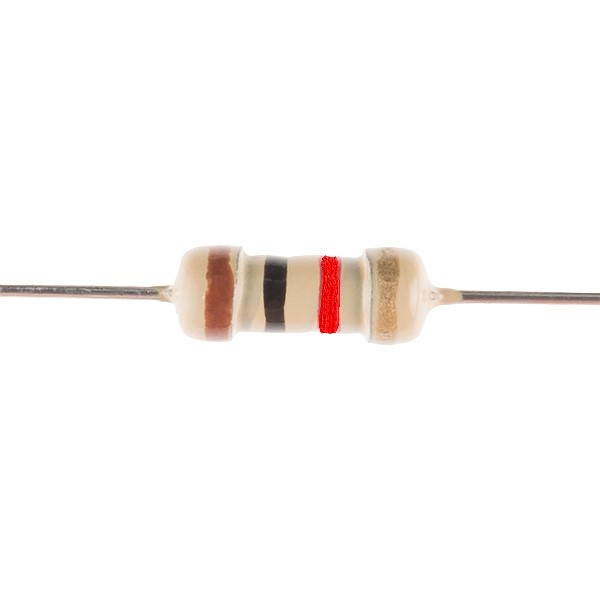
#> input picture res1k.jpg, 600 x 600 px
$ python -i code.py   (imports and definitions only)
#> lines starting #> are read from the running program, lines starting #| are printed output that depends on the picture; after the words box and inside, x2 and y2 are one past the last pixel; in counts of white or black regions, pixels touching at a corner belong together
#> further down, picture is the input picture: shape (600, 600, 3); mean B, G, R 246.9, 248.3, 250.8
# Import các thư viện cần thiết
import cv2
import numpy as np
## Các thư viện để tạo GUI
from PIL import ImageTk
import PIL.Image
import math
from tkinter import *

# Define các biến cần thiết
#Lower_HSV / Upper_HSV / Name / thứ tự / giá trị BGR
#Lower/Upper là phạm vi giá trị màu trong không gian màu HSV
#OpenCV uses H: 0-179, S: 0-255, V: 0-255
COLOUR_BOUNDS = [
    [(0, 0, 0), (179, 255, 100), "BLACK", 0, (0, 0, 0)], # trong openCV Hue có giá trị từ 0-179
    [(0, 100, 20), (20, 255, 200), "BROWN", 1, (0, 51, 102)],
    [(0, 175, 20), (5, 255, 255), "RED", 2, (0, 0, 255)],
    [(5, 150, 150), (15, 235, 255), "ORANGE", 3, (0, 128, 255)],
    [(20, 70, 200), (70, 255, 255), "YELLOW", 4, (0, 255, 255)],
    [(40, 100, 20), (70, 255, 255), "GREEN", 5, (0, 255, 0)],
    [(90, 80, 2), (130, 255, 255), "BLUE", 6, (255, 0, 0)],
    [(120, 100, 100), (150, 255, 255), "VIOLET", 7, (255, 0, 127)],
    [(0, 0, 50), (175, 50, 255), "GRAY", 8, (128, 128, 128)],
    [(0, 0, 168), (174, 111, 255), "WHITE", 9, (255, 255, 255)],
]
# Màu đỏ có 2 phạm vi giá trị màu
RED_TOP_LOWER = (169, 175, 20)
RED_TOP_UPPER = (179, 255, 20)

# Các hàm trong chương trình
######################################## Dùng videocapture từ điện thoại
# Khởi tạo Haar Cascade và VideoCapture
# [29 lines left out: functions init, findResistors, not called in this run]
# Trả về giá trị True nếu contour hợp lệ và ngược lại
def validContour(cnt):
    #tìm contour có diện tích đủ lớn và đúng vs tỉ lệ kích thước
    if(cv2.contourArea(cnt) < 100):   # Loại bỏ những contour có diện tích quá nhỏ
        return False
    else:
        # tạo 1 hình chữ nhật bao quanh bằng boundingRect
        x,y,w,h = cv2.boundingRect(cnt)   # gán x,y,w,h tương ứng vs tọa độ góc trái bên trên và chiều rộng, chiều cao hình chữ nhật
        aspectRatio = float(w)/h
        # Xét tỉ lệ giữa chiều rộng và chiều cao xem có thỏa đk hay ko
        if (aspectRatio > 0.4):
            return False
    return True
#TÌm vạch màu trên điện trở
# [85 lines left out: functions findBands, printResult, displayResults, not called in this run]

def findBands1(img):
    img1 = cv2.bilateralFilter(img, 40, 90, 90)  # Ảnh được làm mượt bằng bilateralFilter để lọc nhiễu
    # là một bộ lọc hiệu quả cao trong việc loạt bỏ nhiễu mà vẫn giữ lại được các đường viền (cạnh) trong ảnh.
    cv2.imshow('bilateralFilter',img1)
    img_gray = cv2.cvtColor(img1, cv2.COLOR_BGR2GRAY)  # Chuyển ảnh sang mức ảnh xám để phân ngưỡng ảnh
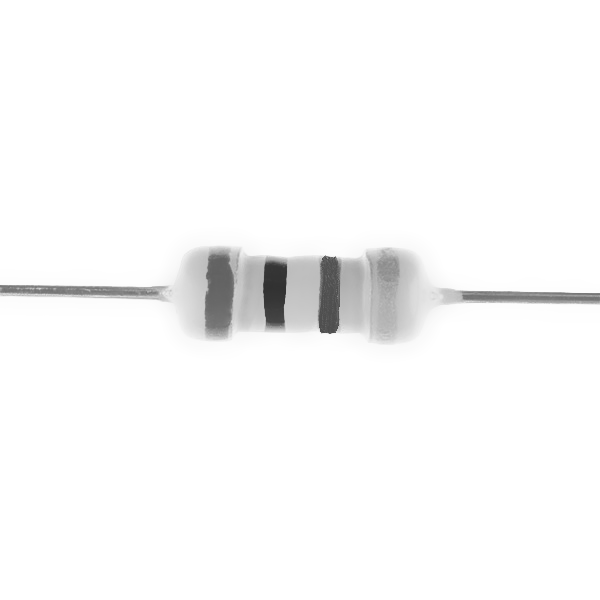
#> img_gray: shape (600, 600); min 49, max 255, mean 249

    img_hsv = cv2.cvtColor(img1, cv2.COLOR_BGR2HSV)  # Chuyển đổi ảnh sang kênh màu HSV
#> img_hsv: shape (600, 600, 3); mean H, S, V 1.7, 4.9, 250.9
    thresh = cv2.adaptiveThreshold(img_gray, 255, cv2.ADAPTIVE_THRESH_MEAN_C, cv2.THRESH_BINARY, 79,2)
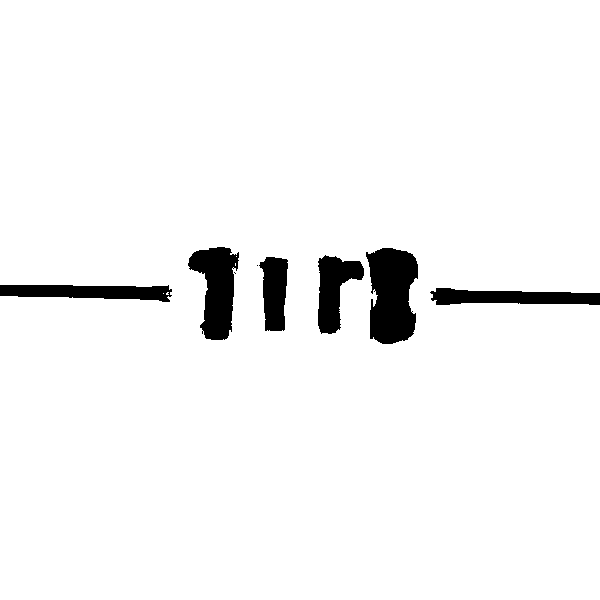
#> thresh: shape (600, 600); 95.9% white; 8 black regions (2 under 20 px), largest, box (x1, y1, x2, y2) and area: (366, 248, 418, 344) 3883, (188, 247, 239, 340) 2912, (0, 285, 172, 302) 2115, (430, 288, 600, 305) 2095, (318, 255, 364, 334) 2036, (259, 257, 288, 331) 1625
    # Phương pháp phân ngưỡng ở trên không phù hợp cho nhiều trường hợp,
    # như là ánh sáng không đồng đều trên ảnh. Trong trường hợp đó chúng ta dùng hàm adaptiveThreshold().
    # Phương thức này tính giá trị trung bình của các n điểm xung quanh pixel đó rồi trừ cho C chứ không lấy ngưỡng cố định
    # (n thường là số lẻ, còn C là số nguyên bất kỳ).
    # cv2.ADAPTIVE_THRESH_MEAN_C ngưỡng bằng giá trị trung bình các điểm ảnh xung quanh điểm đang xét
    # cv2.THRESH_BINARY giá trị điểm ảnh vượt qua ngưỡng thì cho bằng 255, ngược lại là 0
    # 59 là kích thước ma trận
    # 2 là sai số
    thresh = cv2.bitwise_not(thresh) # CHuyển giá trị màu từ 0 sang 255 và ngược lại
    cv2.imshow('thresh',thresh)
    bandpos = []
    # Phát hiện màu sắc
    for clr in COLOUR_BOUNDS:
        mask = cv2.inRange(img_hsv, clr[0], clr[1]) # Lọc màu với giá trị HSV đã có, nếu đúng thì chuyển sang màu trắng
        if clr[2] == 'RED':  # Gộp 2 phạm vi màu đỏ trong HSV
            red_mask = cv2.inRange(img_hsv, RED_TOP_LOWER, RED_TOP_UPPER)
            mask = cv2.bitwise_or(red_mask, mask, mask) # Gộp 2 phạm vi
            #mask = mask + red_mask
        cv2.imshow('mask1',mask)
        mask = cv2.bitwise_and(mask,mask,mask= thresh)
        cv2.imshow('mask2',mask)
        contours, hierarchy = cv2.findContours(mask, cv2.RETR_TREE,
                                              cv2.CHAIN_APPROX_SIMPLE)
        # Tìm và trả về contour có trong ảnh
        # Kết quả trả về là một danh sách Python của tất cả các đường viền trong hình ảnh.
        # Mỗi đường viền riêng lẻ là một mảng Numpy gồm các tọa độ (x, y) của các điểm biên của đối tượng.
        #Lọc những Contour hợp lệ
        for i in range(len(contours) - 1, -1, -1):
            if validContour(contours[i]):
                # Tìm tọa độ 1 điểm trên contour 'k' và lưu tọa độ vào leftmost
                leftmost = tuple(
                    contours[i][contours[i][:, :, 0].argmin()][0])
                bandpos += [leftmost + tuple(clr[2:])]
                # bandsPos lưu thông tin về vị trí contour và các thông tin màu
            else:
                # Loại bỏ contour không hợp lệ ra khỏi tuple
                # bằng cách chuyển sang list và xóa phần tử ko phù hợp
                # và chuyển lại sang tuple
                # new_contours = list(contours)
                # new_contours.pop(i)
                # contours = tuple(new_contours)
                contours = contours[i:i+1] #loai contour thu i khoi tuple
        cv2.drawContours(img1, contours, -1, clr[4], 3)  # Vẽ các contour tìm được
#> this loop made 2 passes
#> pass 1, in findBands1, `mask = cv2.inRange(img_hsv, clr[0], clr[1])`:
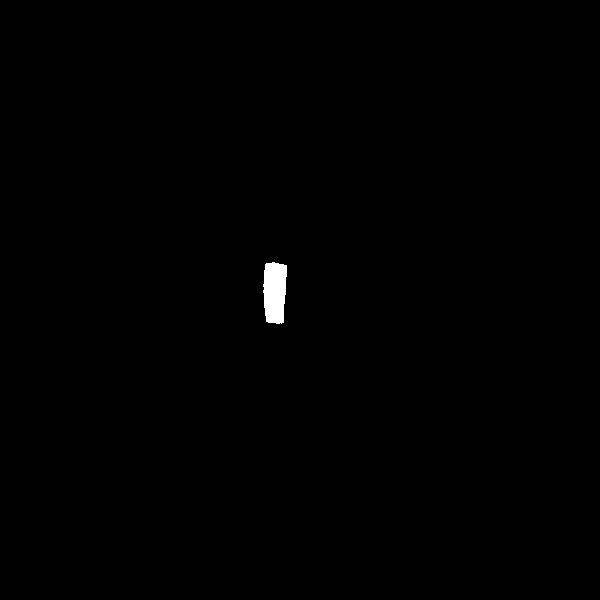
#> mask: shape (600, 600); 0.35% white; 1 white region, box (x1, y1, x2, y2) and area: (263, 262, 287, 324) 1258
#> pass 2, in findBands1, `mask = cv2.inRange(img_hsv, clr[0], clr[1])`:
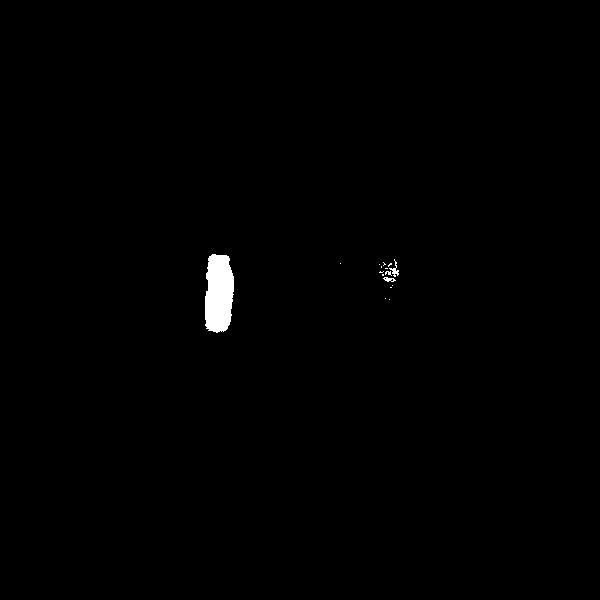
#> mask: shape (600, 600); 0.57% white; 16 white regions (13 under 20 px), largest, box (x1, y1, x2, y2) and area: (205, 254, 234, 333) 1915, (389, 259, 399, 277) 58, (383, 277, 396, 282) 38
#> after the loop:
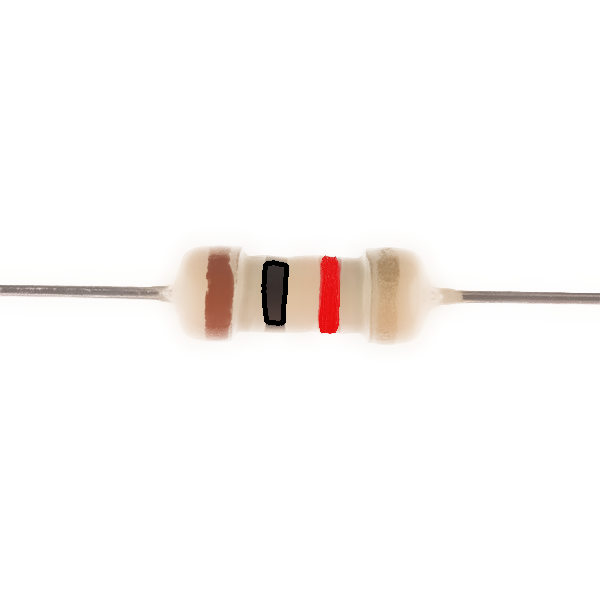
#> img1: shape (600, 600, 3); mean B, G, R 246.9, 248.2, 250.7
#> after the loop, bandpos = [(263, 284, 'BLACK', 0, (0, 0, 0)), (205, 296, 'BROWN', 1, (0, 51, 102))]

    cv2.imshow('Contour Display', img1)

    return sorted(bandpos,
                  key=lambda tup: tup[0])  # Trả về danh sách các contour đã được sắp xếp thứ tự


# GUI ###############
# [15 lines left out: function mainPg, not called in this run]
def closeGUI():
    root.destroy()
# [8 lines left out: function mainImg, not called in this run]

# [4 lines not run here, left out]
# [1 line that did not run here, left out]
# [1 line that did not run here, left out]
# [1 line not run here, left out]
# [1 line that did not run here, left out]
# [1 line not run here, left out]
# [1 line that did not run here, left out]
# [1 line not run here, left out]
# [1 line that did not run here, left out]
# [2 lines not run here, left out]

>>> import cv2
>>> picture = cv2.imread('res1k.jpg')
#> (the run stopped early here; a loop or call above may not have finished)
